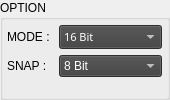
                <widget class="QGroupBox" name="groupBox_7">
                 <property name="sizePolicy">
                  <sizepolicy hsizetype="Minimum" vsizetype="Preferred">
                   <horstretch>0</horstretch>
                   <verstretch>0</verstretch>
                  </sizepolicy>
                 </property>
                 <property name="minimumSize">
                  <size>
                   <width>170</width>
                   <height>0</height>
                  </size>
                 </property>
                 <property name="maximumSize">
                  <size>
                   <width>170</width>
                   <height>16777215</height>
                  </size>
                 </property>
                 <property name="styleSheet">
                  <string notr="true">font: 63 11pt &quot;Segoe UI Semibold&quot;;</string>
                 </property>
                 <property name="title">
                  <string>OPTION</string>
                 </property>
                 <layout class="QFormLayout" name="formLayout_3">
                  <property name="leftMargin">
                   <number>4</number>
                  </property>
                  <property name="topMargin">
                   <number>5</number>
                  </property>
                  <property name="rightMargin">
                   <number>5</number>
                  </property>
                  <property name="bottomMargin">
                   <number>5</number>
                  </property>
                  <item row="0" column="0">
                   <widget class="QLabel" name="label_13">
                    <property name="styleSheet">
                     <string notr="true">font: 63 9pt &quot;Segoe UI Semibold&quot;;</string>
                    </property>
                    <property name="text">
                     <string>MODE : </string>
                    </property>
                   </widget>
                  </item>
                  <item row="0" column="1">
                   <widget class="QComboBox" name="comBox_BitSelected">
                    <property name="minimumSize">
                     <size>
                      <width>0</width>
                      <height>0</height>
                     </size>
                    </property>
                    <property name="maximumSize">
                     <size>
                      <width>16777215</width>
                      <height>30</height>
                     </size>
                    </property>
                    <property name="font">
                     <font>
                      <family>Segoe UI Semibold</family>
                      <pointsize>8</pointsize>
                      <weight>7</weight>
                      <italic>false</italic>
                      <bold>false</bold>
                     </font>
                    </property>
                    <property name="styleSheet">
                     <string notr="true">font: 63 8pt &quot;Segoe UI Semibold&quot;;
color: rgb(255, 255, 255);
background-color: rgb(63, 63, 63);</string>
                    </property>
                    <property name="currentText">
                     <string>16 Bit</string>
                    </property>
                    <property name="currentIndex">
                     <number>0</number>
                    </property>
                    <item>
                     <property name="text">
                      <string>16 Bit</string>
                     </property>
                    </item>
                    <item>
                     <property name="text">
                      <string>14 Bit</string>
                     </property>
                    </item>
                    <item>
                     <property name="text">
                      <string>12 Bit</string>
                     </property>
                    </item>
                    <item>
                     <property name="text">
                      <string>10 Bit</string>
                     </property>
                    </item>
                    <item>
                     <property name="text">
                      <string>8 Bit</string>
                     </property>
                    </item>
                   </widget>
                  </item>
                  <item row="1" column="0">
                   <widget class="QLabel" name="label_14">
                    <property name="styleSheet">
                     <string notr="true">font: 63 9pt &quot;Segoe UI Semibold&quot;;</string>
                    </property>
                    <property name="text">
                     <string>SNAP :</string>
                    </property>
                   </widget>
                  </item>
                  <item row="1" column="1">
                   <widget class="QComboBox" name="comBox_SnapBit">
                    <property name="maximumSize">
                     <size>
                      <width>16777215</width>
                      <height>30</height>
                     </size>
                    </property>
                    <property name="styleSheet">
                     <string notr="true">font: 63 8pt &quot;Segoe UI Semibold&quot;;
color: rgb(255, 255, 255);
background-color: rgb(63, 63, 63);</string>
                    </property>
                    <property name="currentText">
                     <string>8 Bit</string>
                    </property>
                    <item>
                     <property name="text">
                      <string>8 Bit</string>
                     </property>
                    </item>
                    <item>
                     <property name="text">
                      <string>16 Bit</string>
                     </property>
                    </item>
                   </widget>
                  </item>
                 </layout>
                </widget>
